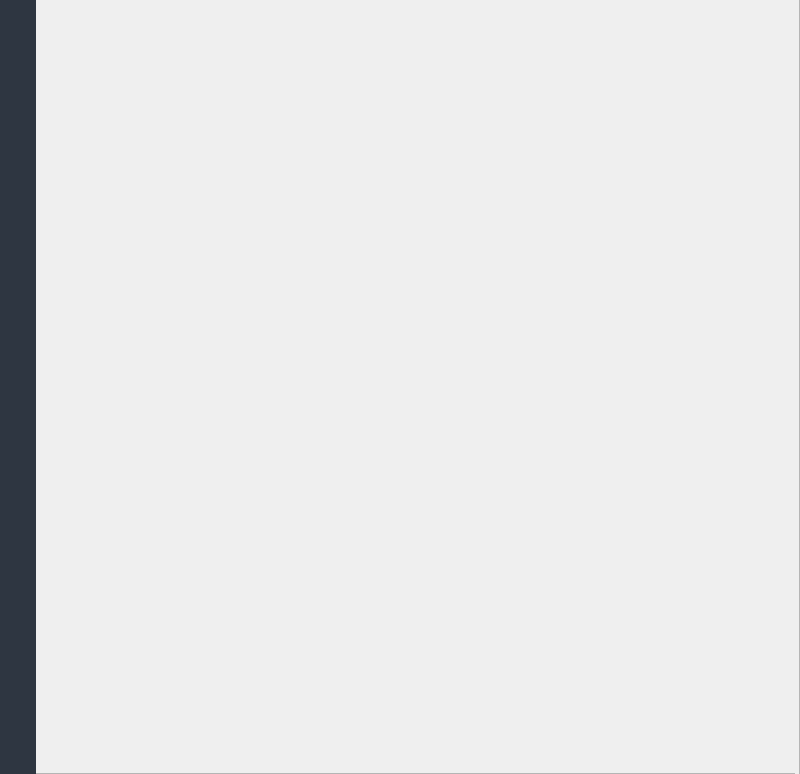
<?xml version="1.0" encoding="UTF-8"?>
<ui version="4.0">
 <class>WContainWidget</class>
 <widget class="QWidget" name="WContainWidget">
  <property name="geometry">
   <rect>
    <x>0</x>
    <y>0</y>
    <width>800</width>
    <height>774</height>
   </rect>
  </property>
  <property name="windowTitle">
   <string/>
  </property>
  <property name="autoFillBackground">
   <bool>false</bool>
  </property>
  <property name="styleSheet">
   <string notr="true">QWidget#widgetNavigation
{		
	background-color: #2E3641;
}
QToolButton#toolButtonTitleIcon
{		
	background-color: #2E3641;

}QWidget#widgetStatus
{		

    border-style: solid;
    border-bottom-width: 1px;
    border-color: #b5b5b5;
}
QWidget#widgetRigthBorder
{		
	border-style: solid;
    border-right-width: 1px;
    border-color: #b5b5b5;
}
</string>
  </property>
  <layout class="QHBoxLayout" name="horizontalLayout">
   <property name="spacing">
    <number>0</number>
   </property>
   <property name="leftMargin">
    <number>0</number>
   </property>
   <property name="topMargin">
    <number>0</number>
   </property>
   <property name="rightMargin">
    <number>0</number>
   </property>
   <property name="bottomMargin">
    <number>0</number>
   </property>
   <item>
    <layout class="QVBoxLayout" name="verticalLayout_2">
     <property name="spacing">
      <number>0</number>
     </property>
     <item>
      <widget class="QToolButton" name="toolButtonTitleIcon">
       <property name="sizePolicy">
        <sizepolicy hsizetype="Fixed" vsizetype="Fixed">
         <horstretch>0</horstretch>
         <verstretch>0</verstretch>
        </sizepolicy>
       </property>
       <property name="minimumSize">
        <size>
         <width>0</width>
         <height>0</height>
        </size>
       </property>
       <property name="maximumSize">
        <size>
         <width>36</width>
         <height>36</height>
        </size>
       </property>
       <property name="text">
        <string/>
       </property>
       <property name="icon">
        <iconset resource="image.qrc">
         <normaloff>:/icon/image/logo22.ico</normaloff>:/icon/image/logo22.ico</iconset>
       </property>
       <property name="iconSize">
        <size>
         <width>40</width>
         <height>40</height>
        </size>
       </property>
       <property name="autoRaise">
        <bool>true</bool>
       </property>
      </widget>
     </item>
     <item>
      <widget class="WNavigationTar" name="widgetNavigation" native="true">
       <property name="sizePolicy">
        <sizepolicy hsizetype="Preferred" vsizetype="Preferred">
         <horstretch>0</horstretch>
         <verstretch>0</verstretch>
        </sizepolicy>
       </property>
       <property name="maximumSize">
        <size>
         <width>36</width>
         <height>16777215</height>
        </size>
       </property>
      </widget>
     </item>
    </layout>
   </item>
   <item>
    <layout class="QVBoxLayout" name="verticalLayout">
     <property name="spacing">
      <number>0</number>
     </property>
     <item>
      <widget class="QWidget" name="widgetCenter" native="true">
       <layout class="QHBoxLayout" name="horizontalLayoutCenter">
        <property name="leftMargin">
         <number>0</number>
        </property>
        <property name="topMargin">
         <number>0</number>
        </property>
        <property name="rightMargin">
         <number>0</number>
        </property>
        <property name="bottomMargin">
         <number>0</number>
        </property>
       </layout>
      </widget>
     </item>
     <item>
      <widget class="QWidget" name="widgetStatus" native="true">
       <property name="minimumSize">
        <size>
         <width>0</width>
         <height>1</height>
        </size>
       </property>
       <property name="maximumSize">
        <size>
         <width>16777215</width>
         <height>20</height>
        </size>
       </property>
      </widget>
     </item>
    </layout>
   </item>
   <item>
    <widget class="QWidget" name="widgetRigthBorder" native="true">
     <property name="minimumSize">
      <size>
       <width>1</width>
       <height>0</height>
      </size>
     </property>
     <property name="maximumSize">
      <size>
       <width>5</width>
       <height>16777215</height>
      </size>
     </property>
    </widget>
   </item>
  </layout>
 </widget>
 <customwidgets>
  <customwidget>
   <class>WNavigationTar</class>
   <extends>QWidget</extends>
   <header location="global">navigationBar/wnavigationtar.h</header>
   <container>1</container>
  </customwidget>
 </customwidgets>
 <resources>
  <include location="image.qrc"/>
 </resources>
 <connections/>
</ui>
